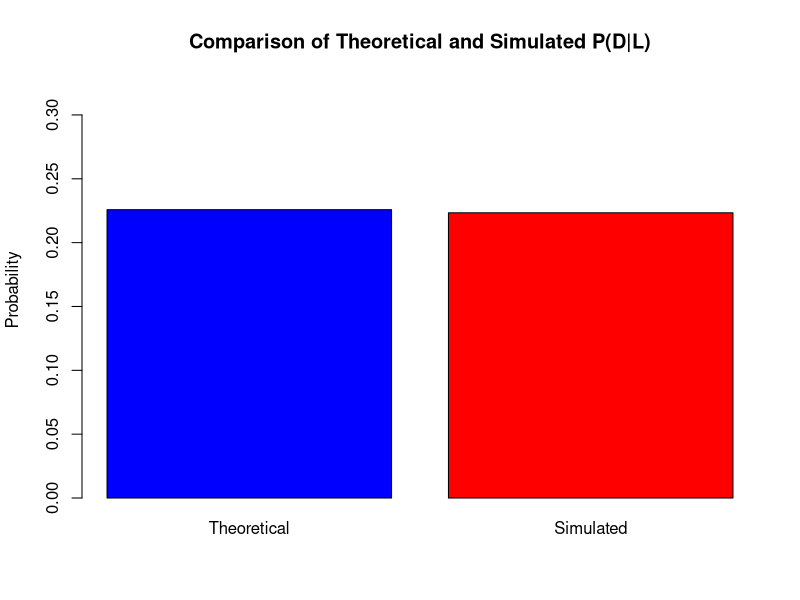

The R script that drew this image:
## ---- chunk 1
set.seed(123)
# D and ND are disjoint
P_D = 0.04
P_ND = 0.96

P_L_given_D = 0.7
# P_H_given_D = 0.3 # Probability that high score has been given when given Default?

P_L_given_ND = 0.1
# P_H_given_ND = 0.9 # Probability of High Score has been given when given Non-Default?
## ---- chunk 2
P_L = (P_L_given_D * P_D + P_L_given_ND * P_ND)
print(P_L)

P_D_given_L = (P_L_given_D * P_D) / (P_L_given_D * P_D + P_L_given_ND * P_ND)
print(P_D_given_L)
## ---- chunk 3

N <- 10000

status_space <- c("D", "ND")
status_prob <- c(D = P_D, ND = P_ND)
print(as.numeric(status_prob))

generated_dataset = data.frame(
  Customer_ID = 1:N,
  Status = sample(
    status_space,
    size = N,
    replace = TRUE,
    prob = as.numeric(status_prob)
  )
)

head(generated_dataset, 10)

## ---- chunk 4
## Step 2: Simulate the Scenario
# defaults <- rbinom(N, 1, P_D) # 1 = Default, 0 = Non-Default

## Simulate low credit scores based on default status
#low_credit_scores <- ifelse(defaults == 1, 
#                            rbinom(N, 1, P_L_given_D),  # P(L|D) if default
#                            rbinom(N, 1, P_L_given_ND)) # P(L|ND) if non-default
## ---- chunk 5

credit_score_sample_space <- c('Low', 'High')
credit_score_with_non_default_prob <- c(P_L_given_ND, 1.0 - P_L_given_ND)
credit_score_with_default_prob <- c(P_L_given_D, 1.0 - P_L_given_D)

generated_dataset$Credit_Risk_Score <- ifelse(
  generated_dataset$Status == 'ND',
  # If Non-Default, use 0.1 for Low and 0.9 for High
  sample(credit_score_sample_space, size = N, replace = TRUE, prob = credit_score_with_non_default_prob),
  # If Default, use 0.7 for Low and 0.3 for High
  sample(credit_score_sample_space, size = N, replace = TRUE, prob = credit_score_with_default_prob)
)
generated_dataset
## ---- chunk 6

credit_scores <- table(generated_dataset$Credit_Risk_Score) / N

print(credit_scores)

dataset_low_scores <- generated_dataset[generated_dataset$Credit_Risk_Score == 'Low',]

status_when_credit_low <- table(dataset_low_scores$Status) / length(dataset_low_scores$Status)
print(status_when_credit_low)
## ---- chunk 7

result = data.frame(
  Default_When_Credit_Low_Theor = P_D_given_L,
  Default_When_Credit_Low_Emp = as.numeric(status_when_credit_low["D"])
)

print(result)
## ---- chunk 8
barplot(c(P_D_given_L, as.numeric(status_when_credit_low["D"])),
        names.arg = c("Theoretical", "Simulated"),
        col = c("blue", "red"),
        main = "Comparison of Theoretical and Simulated P(D|L)",
        ylab = "Probability",
        ylim = c(0, max(P_D_given_L, as.numeric(status_when_credit_low["D"])) + 0.1))
## ---- chunk 9
     # Example: Avoid output overflow by suppressing unnecessary print statements
     simulate_defaults <- function(n, P_H, P_D_given_H, P_D_given_L) {
       # Simulate credit scores
       credit_scores <- rbinom(n, 1, P_H)
       # Suppress output by storing results in a vector
       defaults <- sapply(credit_scores, function(score) {
         if (score == 1) {
           rbinom(1, 1, P_D_given_H)
         } else {
           rbinom(1, 1, P_D_given_L)
         }
       })
       return(mean(defaults)) # Return summary statistics instead of full output
     }
